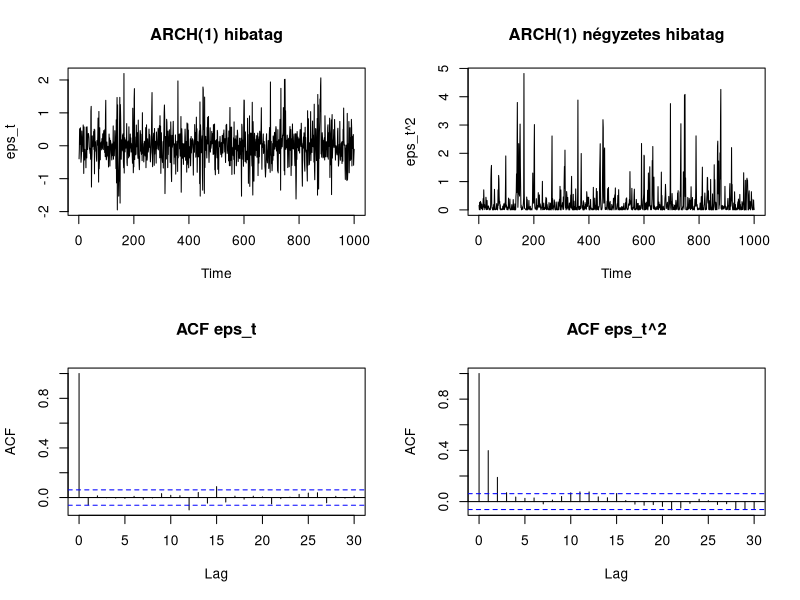
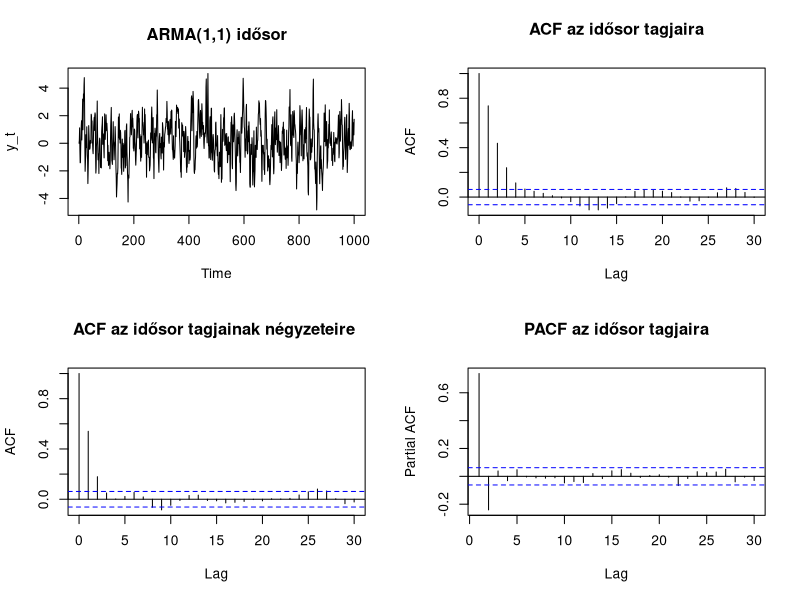
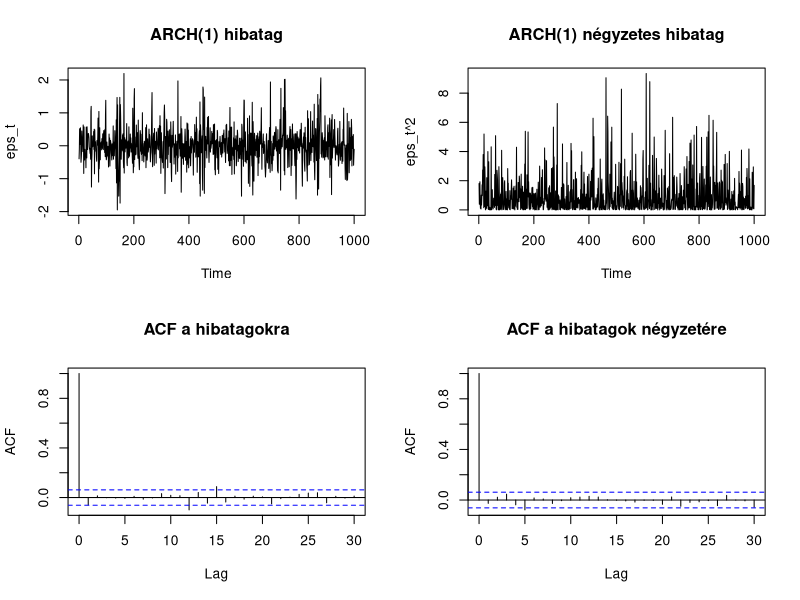

These figures' R source, in order:
set.seed(123)

T <- 1000                    # idősor hossza
alpha0 <- 0.1
alpha1 <- 0.8

eps  <- numeric(T)           # hibatag
sig2 <- numeric(T)           # feltételes variancia

# kezdeti érték
sig2[1] <- alpha0 / (1 - alpha1)  # hosszú távú variancia
eps[1]  <- rnorm(1, mean = 0, sd = sqrt(sig2[1]))

for (t in 2:T) {
  sig2[t] <- alpha0 + alpha1 * eps[t - 1]^2
  eps[t]  <- rnorm(1, mean = 0, sd = sqrt(sig2[t]))
}

arch_ts <- ts(eps)

# grafikon
par(mfrow = c(2, 2))
plot(arch_ts, main = "ARCH(1) hibatag", ylab = "eps_t")
plot(ts(eps^2), main = "ARCH(1) négyzetes hibatag", ylab = "eps_t^2")
acf(arch_ts, main = "ACF eps_t")
acf(eps^2, main = "ACF eps_t^2")
par(mfrow = c(1, 1))

####
set.seed(456)

T <- 1000

phi    <- 0.6
theta  <- 0.3
sigma2 <- 1

y     <- numeric(T)
eps   <- rnorm(T, mean = 0, sd = sqrt(sigma2))

# ARMA(1,1) rekurzió
for (t in 2:T) {
  y[t] <- phi * y[t - 1] + theta * eps[t - 1] + eps[t]
}

arma_ts <- ts(y)

par(mfrow = c(2, 2))
plot(arma_ts, main = "ARMA(1,1) idősor", ylab = "y_t")
acf(arma_ts, main = "ACF az idősor tagjaira")
acf(y^2, main = "ACF az idősor tagjainak négyzeteire ")
pacf(y, main = "PACF az idősor tagjaira")
par(mfrow = c(1, 1))

par(mfrow = c(2, 2))
plot(arch_ts, main = "ARCH(1) hibatag", ylab = "eps_t")
plot(ts(eps^2), main = "ARCH(1) négyzetes hibatag", ylab = "eps_t^2")
acf(arch_ts, main = "ACF a hibatagokra")
acf(eps^2, main = "ACF a hibatagok négyzetére")
par(mfrow = c(1, 1))

